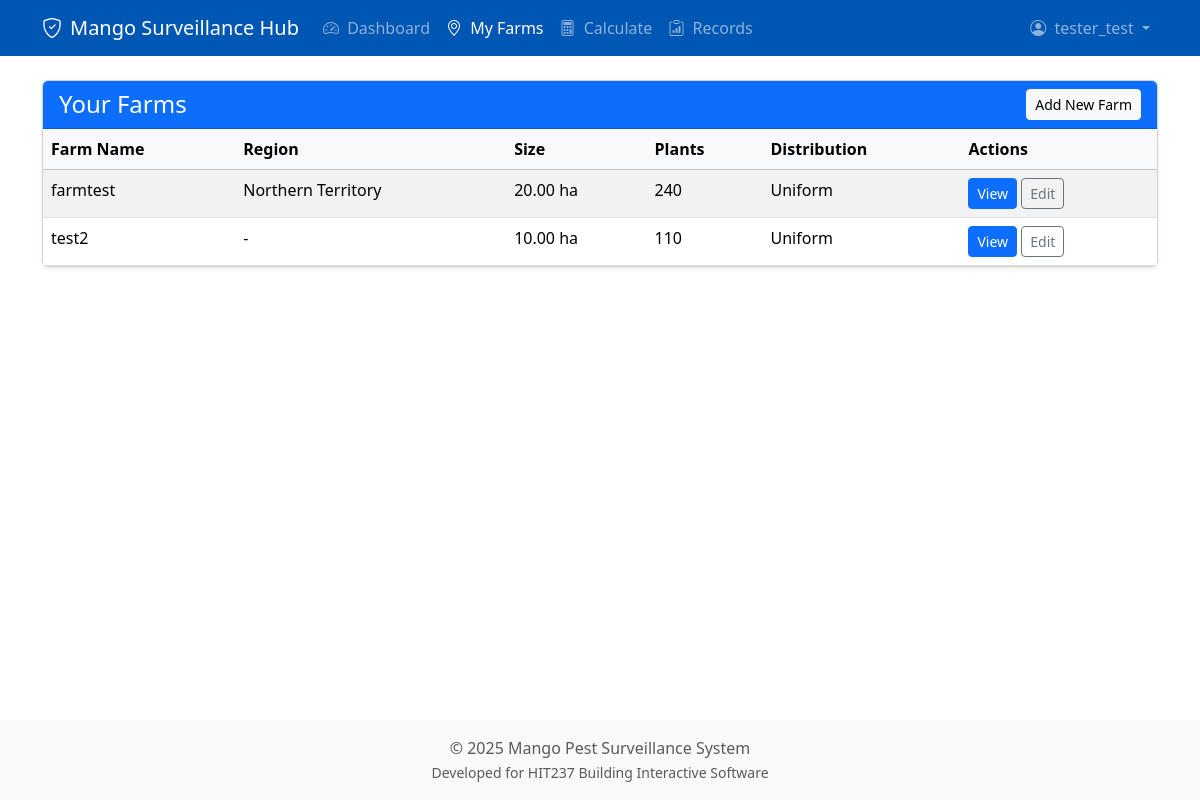
The page /myfarms/ (signed in) on the database its author committed.
### core/models.py (models this page shows, shortened)
class Farm(models.Model):
    owner = models.ForeignKey(Grower, on_delete=models.CASCADE, related_name='farms')
    name = models.CharField(max_length=100)
    region = models.ForeignKey(Region, on_delete=models.SET_NULL, null=True, blank=True, related_name='farms')
    size_hectares = models.DecimalField(
        max_digits=10,
        decimal_places=2,
        null=True,
        blank=True,
        help_text="Total farm size in hectares"
    )
    stocking_rate = models.IntegerField(
        null=True,
        blank=True,
        help_text="Number of plants per hectare"
    )
    plant_type = models.ForeignKey(
        PlantType,
        on_delete=models.SET_NULL,
        null=True,
        blank=True,
        related_name='farms'
    )
    distribution_pattern = models.CharField(
        max_length=20,
        choices=DISTRIBUTION_CHOICES,
        default='uniform'
    )
    location_description = models.CharField(
        max_length=255,
        blank=True,
        null=True,
        help_text="e.g., \"Near Katherine River\", \"Smith Property via XYZ Road\""
    )
    geoscape_address_id = models.CharField(
        max_length=50,
        blank=True,
        null=True,
        unique=True, # Assume one farm per Geoscape ID
        help_text="Unique identifier from Geoscape API for the selected address"
    )
    formatted_address = models.CharField(
        max_length=500, # Allow ample space for long addresses
        blank=True,
        null=True,
        help_text="Full address string selected via Geoscape API"
    )
    has_exact_address = models.BooleanField(
        default=False,
        help_text="Indicates if the user provided an exact address via search"
    )
    boundary = models.JSONField(
        null=True,
        blank=True,
        help_text="Cadastral boundary polygon data (e.g., GeoJSON) from Geoscape API"
    )
    def total_plants(self):
        if self.size_hectares and self.stocking_rate:
            return int(self.size_hectares * Decimal(str(self.stocking_rate)))
        return None

class Region(models.Model):
    name = models.CharField(max_length=100, unique=True)
    climate_zone = models.CharField(max_length=50, blank=True, null=True)
    state_abbreviation = models.CharField(
        max_length=3,
        blank=True,
        null=True,
        help_text="State/Territory abbreviation (e.g., NT, QLD, WA)"
    )

### core/views.py (the view)
# urls.py: path('myfarms/', views.home_view, name='myfarms'),
@login_required
def home_view(request):
    farms = get_user_farms(request.user)
    return render(request, 'core/home.html', {'farms': farms})

### core/services/farm_service.py (called while the page is built)
def get_user_farms(user: User) -> List[Farm]:
    try:
        grower = user.grower_profile
        return Farm.objects.filter(owner=grower)
    except Grower.DoesNotExist:
        logger.warning(f"No grower profile found for user {user.username}")
        return []
    except Exception as e:
        logger.exception(f"Error retrieving farms for user {user.username}: {e}")
        return []

### core/templates/core/home.html (shortened to what this page needs)
{% extends 'core/base.html' %}
{% block content %}
<div class="card shadow-sm mb-4">
    <div class="card-header text-white d-flex justify-content-between align-items-center" style="background-color: #0d6efd;">
        <h4 class="mb-0">Your Farms</h4>
        <a href="{% url 'core:create_farm' %}" class="btn btn-light btn-sm">Add New Farm</a>
    </div>
    <div class="card-body p-0">
        {% if farms %}
            <div class="table-responsive">
                <table class="table table-striped table-hover mb-0">
                    <thead class="table-light">
                        <tr>
                            <th>Farm Name</th>
                            <th>Region</th>
                            <th>Size</th>
                            <th>Plants</th>
                            <th>Distribution</th>
                            <th>Actions</th>
                        </tr>
                    </thead>
                    <tbody>
                        {% for farm in farms %}
                        <tr>
                            <td>{{ farm.name }}</td>
                            <td>{{ farm.region.name|default:"-" }}</td>
                            <td>{{ farm.size_hectares|default:"-" }} ha</td>
                            <td>{{ farm.total_plants|default:"-" }}</td>
                            <td>{{ farm.get_distribution_pattern_display }}</td>
                            <td>
                                <a href="{% url 'core:farm_detail' farm.id %}" class="btn btn-primary btn-sm">View</a>
                                <a href="{% url 'core:edit_farm' farm.id %}" class="btn btn-outline-secondary btn-sm">Edit</a>
                            </td>
                        </tr>
                        {% endfor %}
                    </tbody>
                </table>
            </div>
        {% else %}
            <div class="card-body text-center">
                 <p class="text-muted">You haven't added any farms yet.</p>
                 <a href="{% url 'core:create_farm' %}" class="btn btn-primary">Add Your First Farm</a>
            </div>
        {% endif %}
    </div>
</div>
{% endblock %}

### core/templates/core/base.html (shortened to what this page needs)
<!DOCTYPE html>
<html lang="en">
<head>
    <link href="https://cdn.jsdelivr.net/npm/bootstrap@5.3.3/dist/css/bootstrap.min.css" rel="stylesheet">
    <link rel="stylesheet" href="https://cdn.jsdelivr.net/npm/bootstrap-icons@1.11.3/font/bootstrap-icons.min.css">
</head>
<body class="d-flex flex-column min-vh-100">
    <nav class="navbar navbar-expand-lg navbar-dark fixed-top" style="background-color: var(--primary-color);">
        <div class="container">
            <a class="navbar-brand d-flex align-items-center" href="{% url 'core:dashboard' %}">
                <i class="bi bi-shield-check me-2"></i>
                Mango Surveillance Hub
            </a>
            <div class="collapse navbar-collapse" id="navbarNav">
                {% if user.is_authenticated %}
                <ul class="navbar-nav me-auto mb-2 mb-lg-0">
                    <li class="nav-item">
                        <a class="nav-link {% if request.resolver_match.url_name == 'dashboard' %}active{% endif %}" href="{% url 'core:dashboard' %}">
                            <i class="bi bi-speedometer2 me-1"></i> Dashboard
                        </a>
                    </li>
                    <li class="nav-item">
                        <a class="nav-link {% if request.resolver_match.url_name == 'myfarms' %}active{% endif %}" href="{% url 'core:myfarms' %}">
                            <i class="bi bi-geo-alt me-1"></i> My Farms
                        </a>
                    </li>
                    <li class="nav-item">
                        <a class="nav-link {% if request.resolver_match.url_name == 'calculator' %}active{% endif %}" href="{% url 'core:calculator' %}">
                            <i class="bi bi-calculator me-1"></i> Calculate
                        </a>
                    </li>
                    <li class="nav-item">
                        <a class="nav-link {% if request.resolver_match.url_name == 'record_list' %}active{% endif %}" href="{% url 'core:record_list' %}">
                            <i class="bi bi-clipboard-data me-1"></i> Records
                        </a>
                    </li>
                </ul>
                <ul class="navbar-nav ms-auto mb-2 mb-lg-0">
                    <li class="nav-item dropdown">
                        <a class="nav-link dropdown-toggle" href="#" id="navbarDropdownAccount" role="button" data-bs-toggle="dropdown" aria-expanded="false">
                            <i class="bi bi-person-circle me-1"></i> {{ user.username }}
                        </a>
                    </li>
                </ul>
                {% endif %}
            </div>
        </div>
    </nav>
    <div class="container my-4">
        <main>
            {% block content %}
            {% endblock %}
        </main>
    </div>
    <footer class="mt-auto py-3 bg-light text-center">
        <div class="container">
            <span class="text-muted">© {% now "Y" %} Mango Pest Surveillance System</span><br>
            <small class="text-muted">Developed for HIT237 Building Interactive Software</small>
        </div>
    </footer>
</body>
</html>

### core/templates/core/base.html (style rules this page uses)
body { padding-top: 56px; }
:root { --primary-color: #0056b3; --secondary-color: #198754; --accent-color: #fd7e14; }

### rows shown on the page
Farm: name "farmtest", region.name "Northern Territory", size_hectares "20.00", total_plants "240", distribution_pattern "Uniform"
Farm: name "test2", region.name "-", size_hectares "10.00", total_plants "110", distribution_pattern "Uniform"

### other values the page prints
{{ user.username }} "tester_test"
